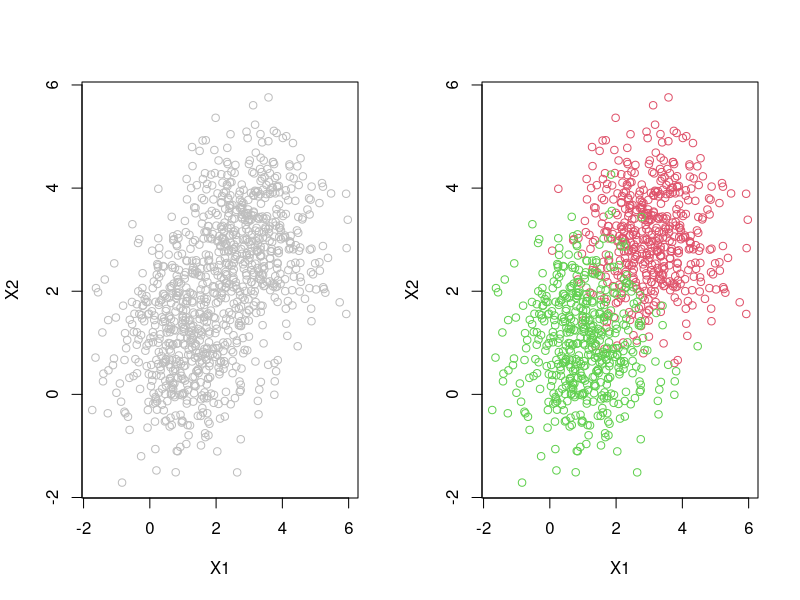
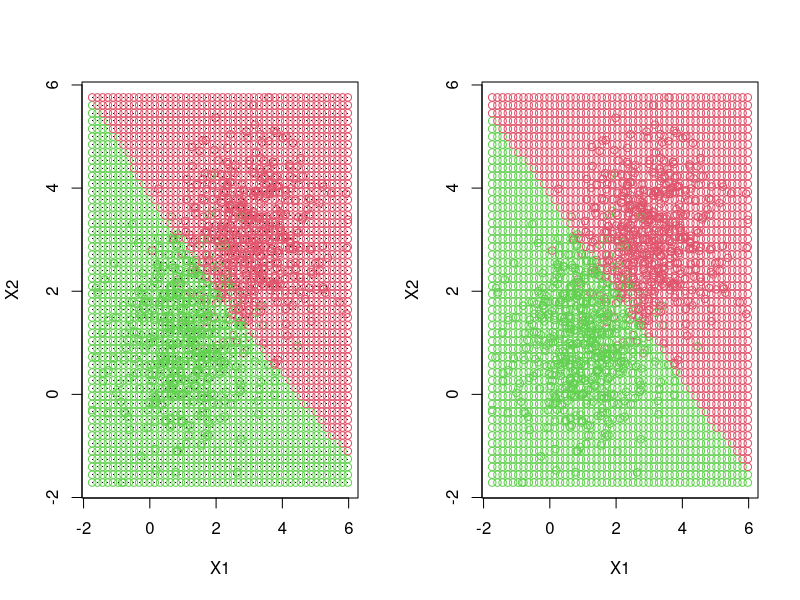

Write R code to recreate these figures, in order.
### Gerando amostra ----------------------------------------------
n=1000

set.seed(1807)
X1.0 <- rnorm(n/2,mean=3,sd=1)
X2.0 <- rnorm(n/2,mean=3,sd=1)

X1.1 <- rnorm(n/2,mean=1,sd=1)
X2.1 <- rnorm(n/2,mean=1,sd=1)

Y <- c(rep(0,n/2),rep(1,n/2))
X1 <- c(X1.0,X1.1)
X2 <- c(X2.0,X2.1)

dados <- data.frame(Y,X1,X2)

### Visualizando amostra ----------------------------------------------
par(mfrow=c(1,2))
plot(X1,X2,col='gray')
plot(X1,X2,col=Y+2)

cor(X1,X2)



### Gerando grid em X1 e X2 -------------------------------------------
require(dplyr)
Min <- dados %>%  select(-Y) %>% summarise_all(min)
Max <- dados %>% select(-Y) %>% summarise_all(max)

p=ncol(dados)-1
X=matrix(0,ncol=p,nrow=50)
for (i in 1:p){
  X[,i]=seq(as.numeric(Min[i]),
            as.numeric(Max[i]),
            length.out = 50)
  
} 

XX=expand.grid(X[,1],X[,2])

names(XX) <- c('X1','X2')

plot(X1,X2,col=Y+2)
points(XX,pch='.')

### Ajuste naive bayes -------------------------------------------------
require(e1071)
mod.nb <- naiveBayes(Y~.,data=dados)
p.nb <- predict(mod.nb,newdata = XX,
                type='raw')
Y.nb <- ifelse(p.nb[,2]>0.5,1,0)
points(XX,col=Y.nb+2)


### Ajuste regressão logística  ----------------------------------------
mod.rl <- glm(Y~.,data=dados,family = binomial)
p.rl <- predict(mod.rl,newdata = XX,
                type='response')
Y.rl<- ifelse(p.rl>0.5,1,0)
plot(X1,X2,col=Y+2)
points(XX,col=Y.rl+2)
